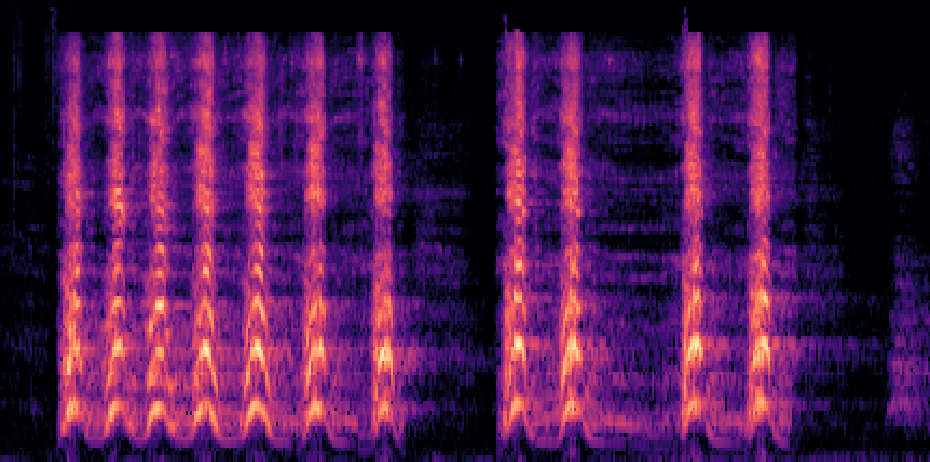
#> input picture data/pre_processed/mel_test50/0-5-212454-A_mel.png, 930 x 462 px, given as the content of the folder ./data/pre_processed/mel_pure, which was not available
$ python Search_by_png.py
#> lines starting #> are read from the running program, lines starting #| are printed output that depends on the picture; pictures that were not available may be replaced by others from this repository, and a replacement may not be noted
"""效果还算不错，可以跑50个"""

import os
import cv2
import numpy as np
from fastdtw import fastdtw
from scipy.spatial.distance import euclidean
from tqdm import tqdm
from sklearn.metrics.pairwise import cosine_similarity
import matplotlib.pyplot as plt  # 导入 matplotlib

import matplotlib

matplotlib.rcParams["font.family"] = "SimHei"
matplotlib.rcParams["axes.unicode_minus"] = False


def load_mel_from_png(png_path):
    """
    从PNG图像中加载Mel频谱图，并转换为灰度数值矩阵
    """
    img = cv2.imread(png_path, cv2.IMREAD_GRAYSCALE)
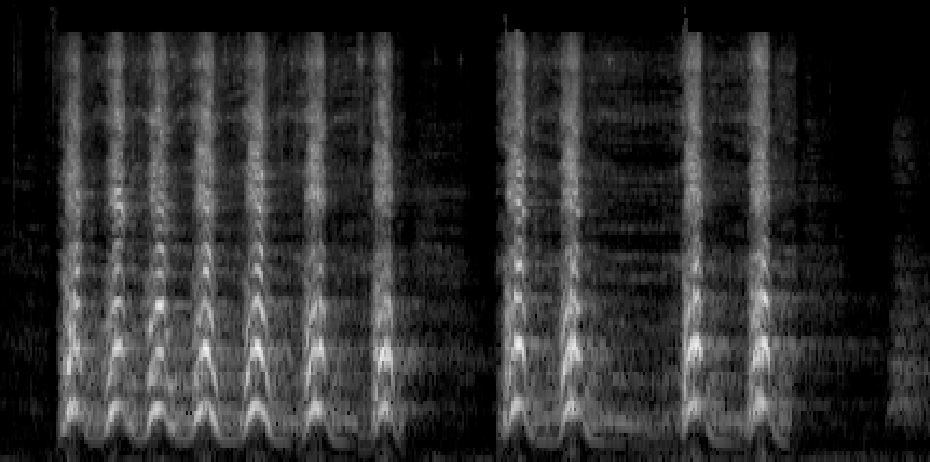
#> img: shape (462, 930); min 0, max 245, mean 45.8
    if img is None:
        raise ValueError(f"无法加载图像: {png_path}")
    img_normalized = img / 255.0
    return img_normalized


def extract_label(file_name):
    """
    从文件名中提取label（第一个数字）
    """
    return int(file_name.split("-")[0])


def compute_dtw_distance(matrix1, matrix2):
    """
    使用DTW计算两个Mel频谱图之间的相似度
    """
    distance, _ = fastdtw(matrix1.T, matrix2.T, dist=euclidean)
    return distance


def dtw_top_k_and_accuracy(mel_test_dir, mel_pure_dir, top_k1=10, top_k2=20):
    """
    对mel_test目录下的频谱图与mel_pure进行DTW比较，找出Top10和Top20，并实时计算精度，并记录到文件
    """
    # 获取所有测试和候选频谱图文件
    test_files = sorted(os.listdir(mel_test_dir))
    pure_files = sorted(os.listdir(mel_pure_dir))

    if not test_files or not pure_files:
        print("测试目录或候选数据库目录为空，请检查路径。")
        return

    # 定义结果保存路径
    result_file = r".\output\accuracy_results.txt"

    # 打开文件用于写入结果
    with open(result_file, "w", encoding="utf-8") as f:
        print("\n开始检索和实时精度计算任务...")
        f.write("开始检索和实时精度计算任务...\n\n")
        f.flush()  # 强制刷新，将缓冲区的数据写入文件
        # 加载候选数据库的Mel频谱图
        pure_mel_dict = {}
        for pure_file in tqdm(pure_files, desc="加载候选数据库"):
            pure_path = os.path.join(mel_pure_dir, pure_file)
            pure_mel_dict[pure_file] = load_mel_from_png(pure_path)

        # 初始化准确率存储
        top10_correct = 0
        top20_correct = 0

        # 遍历测试集，计算DTW相似度
        for idx, test_file in enumerate(tqdm(test_files, desc="处理测试样本")):
            test_label = extract_label(test_file)
            test_path = os.path.join(mel_test_dir, test_file)
            test_mel = load_mel_from_png(test_path)

            # 打印当前正在测试的文件名
            current_file_info = f"\n正在测试文件: {test_file} (标签: {test_label})\n"
            print(current_file_info)
            f.write(current_file_info)
            f.flush()

            # 计算与候选数据库的DTW距离
            distances = []
            for pure_file, pure_mel in tqdm(pure_mel_dict.items()):
                distance = compute_dtw_distance(test_mel, pure_mel)
                distances.append((pure_file, distance))
#> this loop made 1 pass
#> pure_file on pass 1: '0-5-212454-A_mel.png'
#> after the loop, distances = []

            # 排序并提取Top10和Top20
            distances.sort(key=lambda x: x[1])
            top10 = distances[:top_k1]
            top20 = distances[:top_k2]

            # 精度计算
            top10_labels = [extract_label(item[0]) for item in top10]
            top20_labels = [extract_label(item[0]) for item in top20]

            current_top10_hits = top10_labels.count(test_label)  # Top10中标签匹配次数
            current_top20_hits = top20_labels.count(test_label)  # Top20中标签匹配次数
            current_top10_accuracy = current_top10_hits / top_k1  # 当前Top10精度
            current_top20_accuracy = current_top20_hits / top_k2  # 当前Top20精度
            top10_correct += top10_labels.count(test_label)
            top20_correct += top20_labels.count(test_label)

            # 实时打印Top10和Top20结果
            top10_info = "\nTop 10 结果:\n" + "\n".join(
                [
                    f"{i+1}. 文件: {file}, 距离: {dist:.2f}"
                    for i, (file, dist) in enumerate(top10)
                ]
            )
            top20_info = "\nTop 20 结果:\n" + "\n".join(
                [
                    f"{i+1}. 文件: {file}, 距离: {dist:.2f}"
                    for i, (file, dist) in enumerate(top20)
                ]
            )

            # 实时打印并写入文件
            progress_info = (
                f"当前进度: {idx + 1}/{len(test_files)}\n"
                f"正在测试文件: {test_file} (标签: {test_label})\n"
                f"当前 Top 10 精度: {current_top10_accuracy * 100:.2f}%\n"
                f"当前 Top 20 精度: {current_top20_accuracy * 100:.2f}%\n"
                f"{top10_info}\n{top20_info}\n"
            )
            print(progress_info)
            f.write(progress_info)
            f.flush()  # 强制刷新，将缓冲区的数据写入文件

        # 最终精度
        final_accuracy = (
            f"\n最终精度:\n"
            f"Top 10 精度: {top10_correct / (len(test_files) * top_k1) * 100:.2f}%\n"
            f"Top 20 精度: {top20_correct / (len(test_files) * top_k2) * 100:.2f}%\n"
        )
        print(final_accuracy)
        f.write(final_accuracy)

    print(f"\n结果已保存到文件: {result_file}")


# 主程序
if __name__ == "__main__":
    mel_test_directory = r".\data\pre_processed\mel_test50"  # 测试目录
    mel_pure_directory = r".\data\pre_processed\mel_pure"  # 候选数据库目录

    dtw_top_k_and_accuracy(mel_test_directory, mel_pure_directory, top_k1=10, top_k2=20)
#> (the call stopped at in compute_dtw_distance, `distance, _ = fastdtw(matrix1.T, matrix2.T, dist=euclidean)`: fastdtw is not available in this run)

$ run again, on data/pre_processed/mel_test50/17-5-212734-A_mel.png
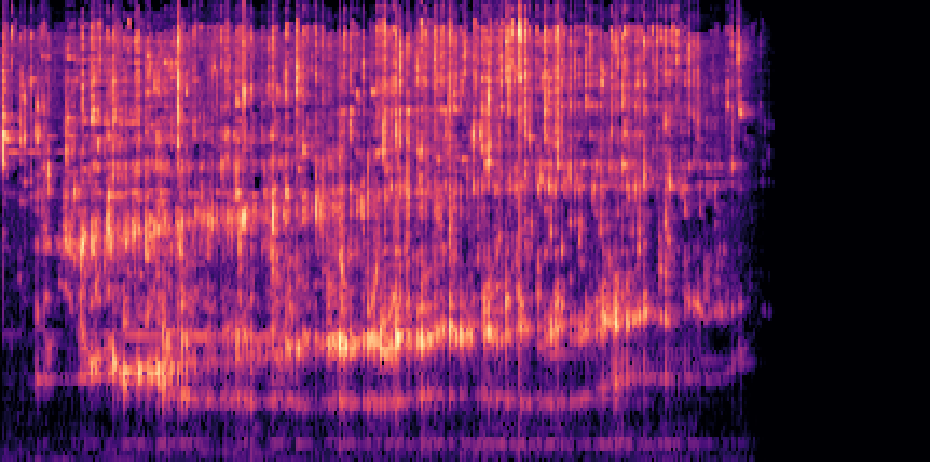
#> input picture data/pre_processed/mel_test50/17-5-212734-A_mel.png, 930 x 462 px, given as the content of the folder ./data/pre_processed/mel_pure, which was not available
#> in load_mel_from_png, `img = cv2.imread(png_path, cv2.IMREAD_GRAYSCALE)`:
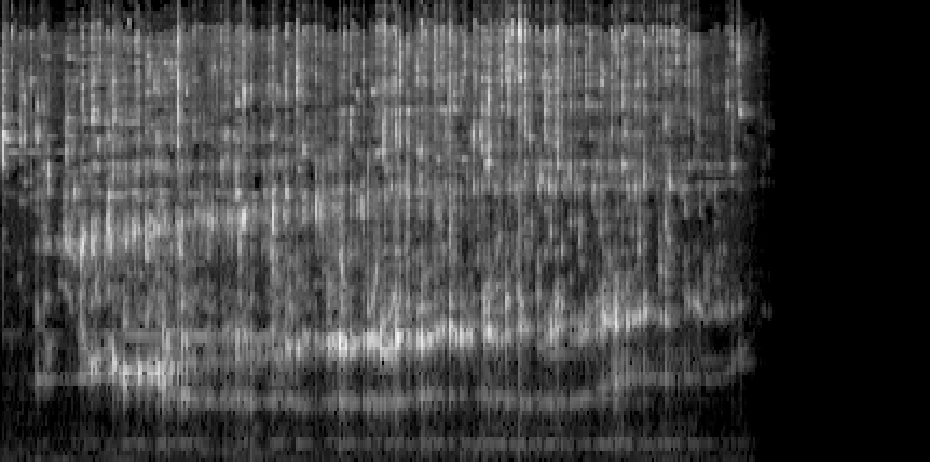
#> img: shape (462, 930); min 0, max 245, mean 67
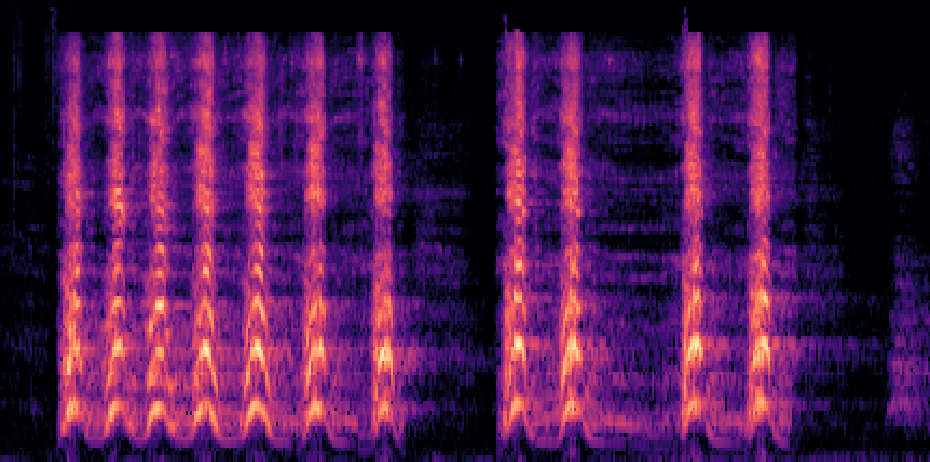
#> input picture data/pre_processed/mel_test50/0-5-212454-A_mel.png, 930 x 462 px, found by its file name
#> the loop in dtw_top_k_and_accuracy, `for pure_file, pure_mel in tqdm(pure_mel_dict.items()):` made 1 pass
#> pure_file on pass 1: '17-5-212734-A_mel.png'
#> after the loop in dtw_top_k_and_accuracy, `for pure_file, pure_mel in tqdm(pure_mel_dict.items()):`: distances = []

$ run again, on data/pre_processed/mel_test50/18-5-156698-A_mel.png
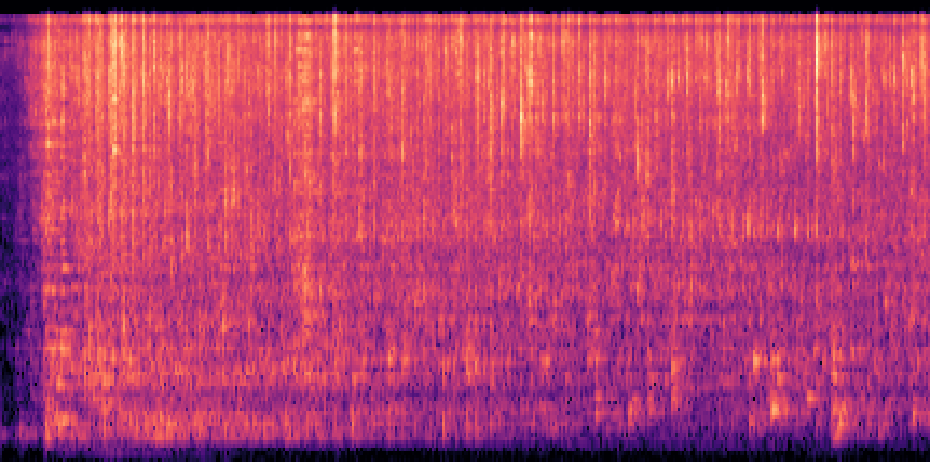
#> input picture data/pre_processed/mel_test50/18-5-156698-A_mel.png, 930 x 462 px, given as the content of the folder ./data/pre_processed/mel_pure, which was not available
#> in load_mel_from_png, `img = cv2.imread(png_path, cv2.IMREAD_GRAYSCALE)`:
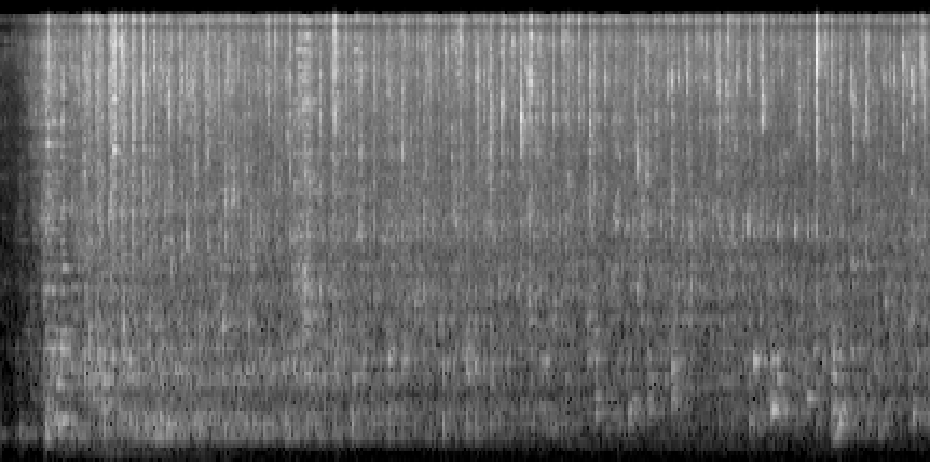
#> img: shape (462, 930); min 0, max 245, mean 104.4
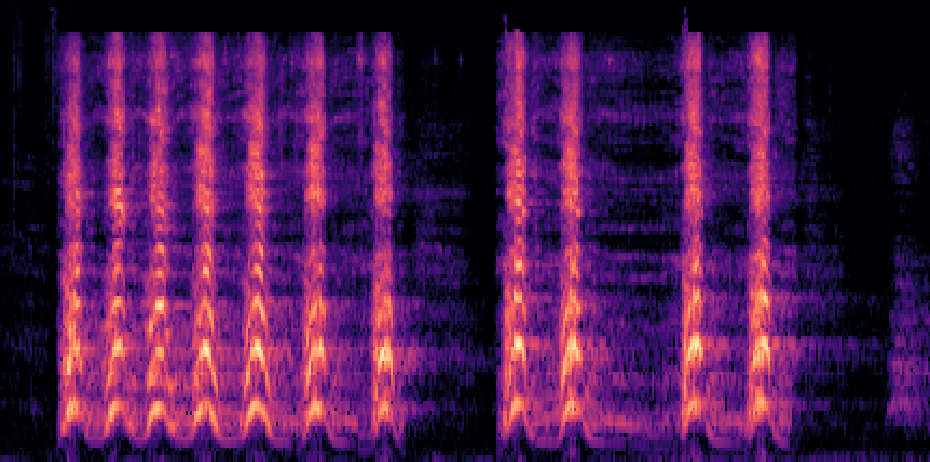
#> input picture data/pre_processed/mel_test50/0-5-212454-A_mel.png, 930 x 462 px, found by its file name
#> the loop in dtw_top_k_and_accuracy, `for pure_file, pure_mel in tqdm(pure_mel_dict.items()):` made 1 pass
#> pure_file on pass 1: '18-5-156698-A_mel.png'
#> after the loop in dtw_top_k_and_accuracy, `for pure_file, pure_mel in tqdm(pure_mel_dict.items()):`: distances = []

$ run again, on data/pre_processed/mel_test50/19-5-156999-B_mel.png
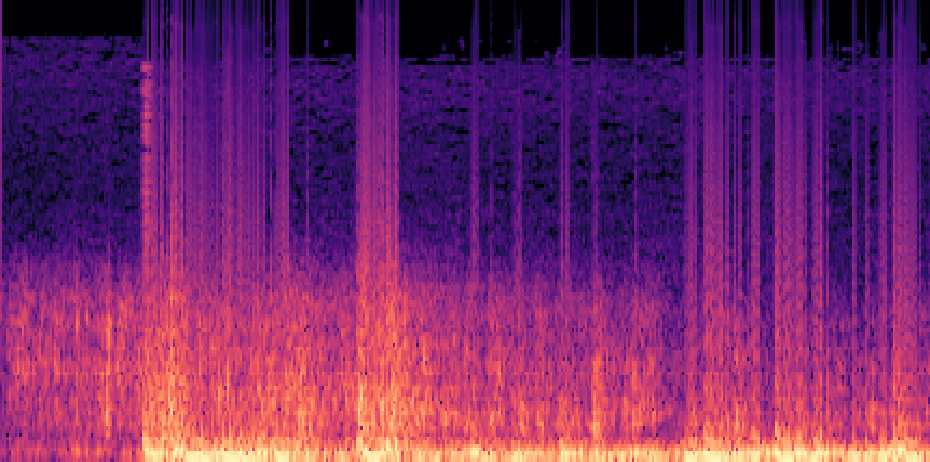
#> input picture data/pre_processed/mel_test50/19-5-156999-B_mel.png, 930 x 462 px, given as the content of the folder ./data/pre_processed/mel_pure, which was not available
#> in load_mel_from_png, `img = cv2.imread(png_path, cv2.IMREAD_GRAYSCALE)`:
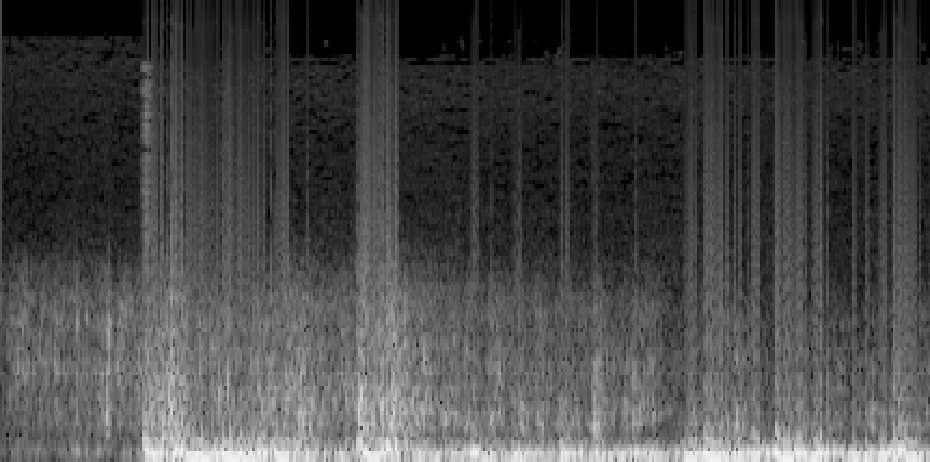
#> img: shape (462, 930); min 0, max 245, mean 70.7
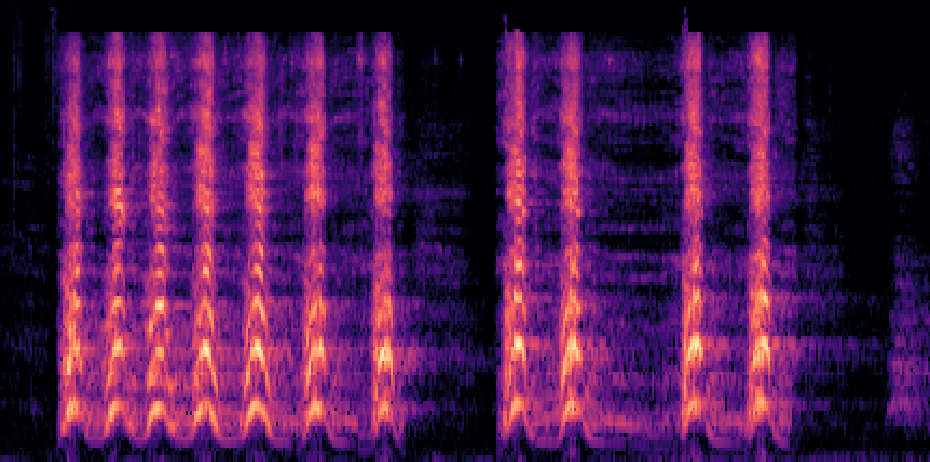
#> input picture data/pre_processed/mel_test50/0-5-212454-A_mel.png, 930 x 462 px, found by its file name
#> the loop in dtw_top_k_and_accuracy, `for pure_file, pure_mel in tqdm(pure_mel_dict.items()):` made 1 pass
#> pure_file on pass 1: '19-5-156999-B_mel.png'
#> after the loop in dtw_top_k_and_accuracy, `for pure_file, pure_mel in tqdm(pure_mel_dict.items()):`: distances = []
